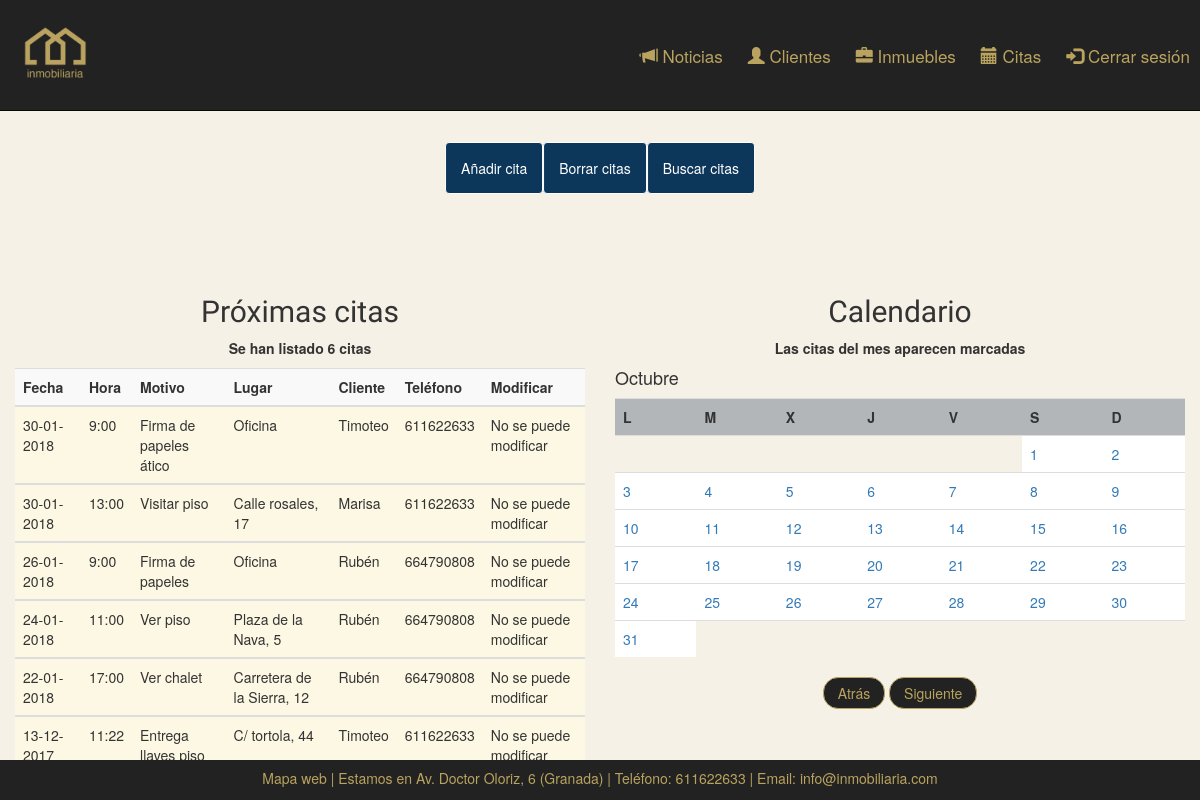
/php/citas.php (signed in), run on the app's committed database.
### tables this page shows
CREATE TABLE IF NOT EXISTS `citas` (
`id` bigint(20) unsigned NOT NULL,
  `fecha` date NOT NULL,
  `hora` time NOT NULL,
  `motivo` varchar(50) NOT NULL,
  `lugar` varchar(30) NOT NULL,
  `id_cliente` bigint(20) NOT NULL
);

CREATE TABLE IF NOT EXISTS `clientes` (
`id` bigint(20) unsigned NOT NULL,
  `nombre` varchar(15) NOT NULL,
  `apellidos` varchar(30) NOT NULL,
  `direccion` varchar(50) NOT NULL,
  `telefono1` varchar(9) NOT NULL,
  `telefono2` varchar(9) DEFAULT NULL,
  `nombre_usuario` varchar(20) NOT NULL,
  `pass` varchar(32) NOT NULL
);

### php/citas.php (the view, shortened to what this page needs)
<?php
    include "../php/funciones.php";
  ?>
<!DOCTYPE html>
<html lang="es">
  <head>
    <link href="../css/bootstrap.min.css" rel="stylesheet" media="screen">
    <link rel="stylesheet" href="../css/mis-estilos.css">
  </head>
  <body>
    <?php tipoMenu(); ?>
    <div class="container-fluid menu-inicio">
      <div class="row">
        <div class="col-xs-12">
          <nav class="navbar ">
            <div class="container-fluid">
              <ul class="nav navbar-nav navbar-center margen-cont" align="center">
                <li><a type="button" class="btn btn-primary btn-md" href="nueva_cita.php">Añadir cita</a></li>
                <li><a type="button" class="btn btn-primary btn-md" href="borrar_citas.php">Borrar citas</a></li>
                <li><a type="button" class="btn btn-primary btn-md" href="buscar_citas.php">Buscar citas</a></li>
              </ul>
            </div>
          </nav>
        </div>
      </div>
    </div>
    <div class="container-fluid">
      <div class="row">
        <div class="col-xs-12 col-md-6">
          <h2 class="margen-citas" align="center">Próximas citas</h2>
          <?php
            $actual = date('Y-m-d');
            $marca_actual = strtotime($actual);
            $conexion = abrirConexion();
            $sql = "select citas.id,citas.fecha,citas.hora,citas.motivo,citas.lugar, clientes.nombre,clientes.telefono1
                    from citas inner join clientes
                    on citas.id_cliente = clientes.id
                    order by fecha desc";
            $mostrar = mysqli_query($conexion,$sql);
            if (!$mostrar) {
              echo "Error al hacer la consulta a la BD";
            } else {
              $num_filas = mysqli_num_rows($mostrar);
              if ($num_filas == 0) {
                echo "No hay citas para mostrar";
              } else {
                echo "<p align='center'><b>Se han listado $num_filas citas</b></p>";
                echo "<div class='table-responsive'>";
                echo "<table class='table table-striped table-hover'";
                echo "<thead><tr><th>Fecha</th><th>Hora</th><th>Motivo</th><th>Lugar</th><th>Cliente</th><th>Teléfono</th><th>Modificar</th></tr></thead>";
                while ($fila = mysqli_fetch_array($mostrar,MYSQLI_ASSOC)) {
                  $marca_cita = strtotime($fila['fecha']);
                  $marca_hora = strtotime($fila['hora']);
                  $f_formateada = date("d-m-Y",$marca_cita);
                  $h_formateada = date("G:i",$marca_hora);
                  if ($marca_cita > $marca_actual) {
                    echo "<tbody><tr class='success'><td>$f_formateada</td><td>$h_formateada</td><td>$fila[motivo]</td><td>$fila[lugar]</td><td>$fila[nombre]</td><td>$fila[telefono1]</td>
                      <td><form action='modificar_cita.php' method='post'><input type='hidden' name='id' value='$fila[id]'><input class='form-control btn btn-md btn-primary' type='submit' name='modificar' value='Modificar'></form></td></tr></tbody>";
                  } else {
                    echo "<tbody><tr class='warning'><td>$f_formateada</td><td>$h_formateada</td><td>$fila[motivo]</td><td>$fila[lugar]</td><td>$fila[nombre]</td><td>$fila[telefono1]</td><td>No se puede modificar</td></tr></tbody>";
                  }
                }
                echo "</table></div>";
              }
            }
           ?>
        </div>
          <div class="col-xs-12 col-md-6">
            <h2 class="margen-citas" align="center">Calendario</h2>
            <?php
              if(isset($_GET['mes']))
              {
                $dia = "01";
                $mes = $_GET['mes'];
                if($mes == 0)
                {
                  $mes = 12;
                  $anio = $_GET['anio']-1;
                }
                elseif($mes == 13)
                {
                  $mes=1;
                  $anio = $_GET['anio']+1;
                }
                else
                  $anio = $_GET['anio'];
              }
              else
              {
                $mes = date('m');
                $anio = date('Y');
                $dia = date('d');
              }
            mostrarCalendario($dia, $mes, $anio);?>
          </div>
      </div>
    </div>
    <footer class="navbar-nav navbar-inverse">
      <p align="center"><a class="aweb" href="../inmobiliaria/php/mapa_web.php">Mapa web</a> | Estamos en Av. Doctor Oloriz, 6 (Granada) | Teléfono: 611622633 | Email: info@inmobiliaria.com</p>
    </footer>
  </body>
</html>

### php/funciones.php (shortened to what this page needs)
<?php
	function abrirConexion() {
		$conexion = mysqli_connect('localhost', 'root', '','inmobiliaria');
		mysqli_set_charset($conexion, 'utf8');
		return $conexion;
	}
  function tipoMenu() {
    if (isset($_SESSION['tipo'])) {
      $tipo_usuario = $_SESSION['tipo'];
      if ($tipo_usuario == 'u') {
        echo " <nav class='menu navbar navbar-inverse texto navbar-fixed-top'>
                    <div class='container-fluid'>
                      <div class='navbar-header'>
                        <button type='button' class='n-resp navbar-toggle ' data-toggle='collapse' data-target='#nav-responsive'>
                          <span class='icon-bar b-resp'></span>
                          <span class='icon-bar b-resp'></span>
                          <span class='icon-bar b-resp'></span>
                        </button>
                        <a href='../index.php'><img src='../logo.png' alt='inmobiliaria' width='20%'></a>
                      </div>
                      <div class='collapse navbar-collapse' id='nav-responsive'>
                      <ul class='nav navbar-nav navbar-right'>
                        <li><a href='inmuebles_disponibles.php'><span class='glyphicon glyphicon-briefcase'></span> Inmuebles disponibles</a></li>
                        <li><a href='misinmuebles.php'><span class='glyphicon glyphicon-folder-open'></span> Mis inmuebles</a></li>
                        <li><a href='mis_datos.php'><span class='glyphicon glyphicon-pencil'></span> Mis datos personales</a></li>
                        <li><a href='mis_citas.php'><span class='glyphicon glyphicon-calendar'></span> Mis citas</a></li>
                        <li><a href='./cerrrarsesion.php'><span class='glyphicon glyphicon-log-in'></span> Cerrar sesión</a></li>
                      </ul>
                      </div>
                    </div>
              </nav>";
      } else if ($tipo_usuario == 'a') {
        echo " <nav class='menu navbar navbar-inverse navbar-fixed-top texto'>
                    <div class='container-fluid'>
                      <div class='navbar-header'>
                        <button type='button' class='n-resp navbar-toggle ' data-toggle='collapse' data-target='#nav-responsive'>
                          <span class='icon-bar b-resp'></span>
                          <span class='icon-bar b-resp'></span>
                          <span class='icon-bar b-resp'></span>
                        </button>
                        <a href='../index.php'><img src='../logo.png' alt='inmobiliaria' width='20%'></a>
                      </div>
                      <div class='collapse navbar-collapse' id='nav-responsive'>
                      <ul class='nav navbar-nav navbar-right'>
                        <li><a href='noticias.php'><span class='glyphicon glyphicon-bullhorn'></span> Noticias</a></li>
                        <li><a href='clientes.php'><span class='glyphicon glyphicon-user'></span> Clientes</a></li>
                        <li><a href='inmuebles.php'><span class='glyphicon glyphicon-briefcase'></span> Inmuebles</a></li>
                        <li><a href='citas.php'><span class='glyphicon glyphicon-calendar'></span> Citas</a></li>
                        <li><a href='cerrrarsesion.php'><span class='glyphicon glyphicon-log-in'></span> Cerrar sesión</a></li>
                      </ul>
                      </div>
                    </div>
              </nav>";
      }
    }
  }
  function mostrarCalendario($dia, $mes, $año) {
      switch ($mes) {
        case 10:
          $nombre_mes='Octubre';
          break;
      }
      $semana = 1;
      for ( $i=1;$i<=date( 't', strtotime( $año."-".$mes."-".$dia) );$i++ ) {
        $dia_semana = date( 'N', strtotime(  $año."-".$mes."-".$i )  );
        $calendario[$semana][$dia_semana] = $i;
        if ( $dia_semana == 7 )
        $semana++;
      }
      $citas_mes = array();
      $conexion = abrirConexion();
      $consulta = "select fecha from citas where fecha like '$año-$mes-%'";
      $fechas = mysqli_query($conexion,$consulta);
      if (!$fechas) {
        echo "Error al cargar las fechas de las citas...";
      } else {
        echo "<p align='center'><b>Las citas del mes aparecen marcadas</b></p>";
      }
      echo "<h4>$nombre_mes</h4>";
      echo "<table class='table'>";
        echo "<tbody>";
        echo "<tr bgcolor='#b2b6b9'><th>L</th><th>M</th><th>X</th><th>J</th><th>V</th><th>S</th><th>D</th></tr>";
        foreach ($calendario as $dias_mes) {
          echo "<tr>";
          for ($i = 1; $i <= 7; $i++) {
            if (isset($dias_mes[$i])) {
              if (in_array($dias_mes[$i],$citas_mes)) {
                $con = abrirConexion();
                $sql = "select motivo,hora,lugar from citas where fecha='$año-$mes-$dias_mes[$i]'";
                $consultar_citas = mysqli_query($con,$sql);
                if ($consultar_citas) {
                  $num_filas = mysqli_num_rows($consultar_citas);
                  if ($num_filas == 1) {
                    while ($fila = mysqli_fetch_array($consultar_citas,MYSQLI_ASSOC)) {
                      $marca_hora = strtotime($fila['hora']);
                      $h_formateada = date("G:i",$marca_hora);
                      echo "<td bgcolor='#baa35f'>
                          <a href='nueva_cita.php?mes=$mes&dia=$dias_mes[$i]&anio=$año'>".$dias_mes[$i]."</a><br>
                          <a href='#' data-toggle='popover' title='Citas del día' data-content='· $fila[motivo] a las $h_formateada en $fila[lugar]'><span class='glyphicon glyphicon-eye-open'></span></a>
                        </td>";
                    }
                  } else {
                      $contenido = "";
                      while ($fila = mysqli_fetch_array($consultar_citas,MYSQLI_ASSOC)) {
                        $marca_hora = strtotime($fila['hora']);
                        $h_formateada = date("G:i",$marca_hora);
                        $contenido .= " · $fila[motivo] a las $h_formateada en $fila[lugar] &#013";
                      }
                      echo "<td bgcolor='#baa35f'>
                          <a href='nueva_cita.php?mes=$mes&dia=$dias_mes[$i]&anio=$año'>".$dias_mes[$i]."</a><br>
                          <a href='#' data-toggle='popover' title='Citas del día' data-content='".$contenido."'><span class='glyphicon glyphicon-eye-open'></span></a>
                        </td>";
                  }
                } else {
                  echo "¡ERROR! no se ha podido conectar con la BD...";
                }
              } else {
                echo "<td bgcolor='white'><a href='nueva_cita.php?mes=$mes&dia=$dias_mes[$i]&anio=$año'>".$dias_mes[$i]."</a></td>";
              }
            } else {
              echo "<td></td>";
            }
          }
          echo "</tr>";
        }
        echo "</tbody>";
      echo "</table>";
    $mes_antes = $mes-1;
    $mes_despues = $mes+1;
    echo "<ul class='pager'>
              <li><a class='btn btn-warnig' role='button' href='citas.php?mes=$mes_antes&anio=".$año."'>Atrás</a></li>
              <li><a class='btn btn-warnig' role='button' href='citas.php?mes=$mes_despues&anio=".$año."'>Siguiente</a></li>
          </ul>";
  }
?>

### css/mis-estilos.css (style rules this page uses)
body { background-color: #f5f1e7; }
h1, h2,h3 { font-family: 'Lobster Two'; }
footer { background-color: black; padding-top: 8px; display: both; bottom: 0; width: 100%; height: 40px; color: #baa35f; position: fixed; }
.margen-citas { margin-top: 100px; }
.margen-cont { margin-bottom: 100px; }
.navbar-nav.navbar-center { position: absolute; left: 50%; transform: translatex(-50%); }
.menu-inicio { margin-top: 125px; }
.texto { font-size: 17px; }
.nav { padding-top: 16px; }
.navbar-inverse .navbar-nav>li>a { color: #baa35f; padding-right: 10px; }
.menu { padding-top: 15px; padding-bottom: 15px; margin-top: auto; margin-bottom: auto; }
.pager li>a, .pager li>span { background-color: #222; border: 1px solid #baa35e; color: #baa35e; }
.aweb { color:#baa35e; }
.btn-primary { background-color: #0c365a; border-color: #fff; }

### data on the page
citas: fecha "30-01-2018", hora "9:00", motivo "Firma de papeles ático", lugar "Oficina", id_cliente.nombre "Timoteo", id_cliente.telefono1 "611622633"
citas: fecha "30-01-2018", hora "13:00", motivo "Visitar piso", lugar "Calle rosales, 17", id_cliente.nombre "Marisa", id_cliente.telefono1 "611622633"
citas: fecha "26-01-2018", hora "9:00", motivo "Firma de papeles", lugar "Oficina", id_cliente.nombre "Rubén", id_cliente.telefono1 "664790808"
citas: fecha "24-01-2018", hora "11:00", motivo "Ver piso", lugar "Plaza de la Nava, 5", id_cliente.nombre "Rubén", id_cliente.telefono1 "664790808"
citas: fecha "22-01-2018", hora "17:00", motivo "Ver chalet", lugar "Carretera de la Sierra, 12", id_cliente.nombre "Rubén", id_cliente.telefono1 "664790808"
citas: fecha "13-12-2017", hora "11:22", motivo "Entrega llaves piso", lugar "C/ tortola, 44", id_cliente.nombre "Timoteo", id_cliente.telefono1 "611622633"

### other printed values
$num_filas "6"
$nombre_mes "Octubre"
$dias_mes[$i] "1"
$dias_mes[$i] "2"
$dias_mes[$i] "3"
$dias_mes[$i] "4"
$dias_mes[$i] "5"
$dias_mes[$i] "6"
$dias_mes[$i] "7"
$dias_mes[$i] "8"
$dias_mes[$i] "9"
$dias_mes[$i] "10"
$dias_mes[$i] "11"
$dias_mes[$i] "12"
$dias_mes[$i] "13"
